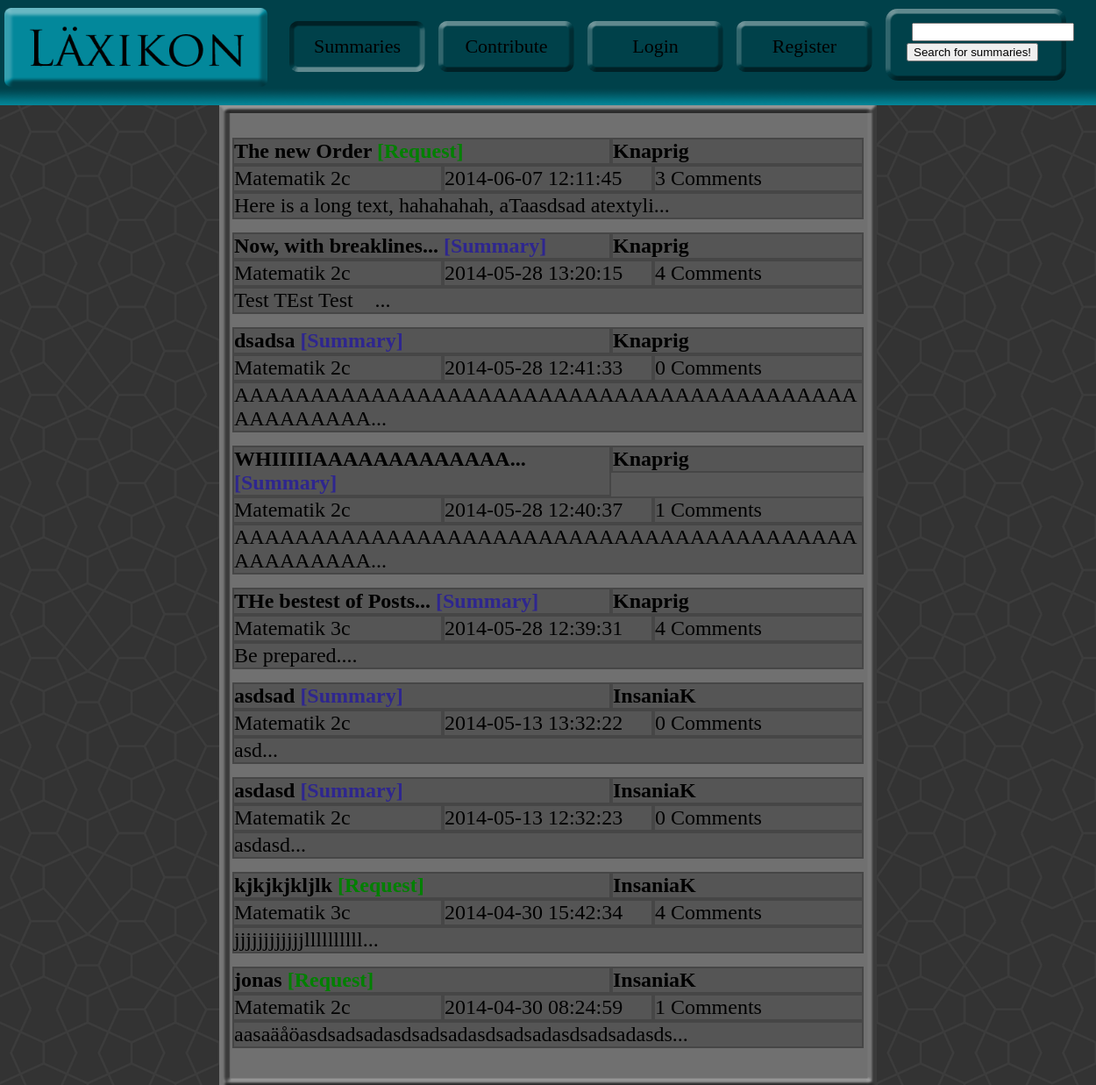
The page /Laxikon/index.php on the database its author committed.
### tables this page shows
CREATE TABLE IF NOT EXISTS `posts` (
  `id` int(12) NOT NULL AUTO_INCREMENT,
  `content` text NOT NULL,
  `authorId` int(12) NOT NULL,
  `dateTime` datetime NOT NULL,
  `courseId` int(12) NOT NULL,
  `request` tinyint(1) NOT NULL,
  `title` varchar(50) NOT NULL,
  PRIMARY KEY (`id`),
  KEY `authorId` (`authorId`),
  KEY `authorId_2` (`authorId`),
  KEY `courseId` (`courseId`)
);

CREATE TABLE IF NOT EXISTS `users` (
  `id` int(12) NOT NULL AUTO_INCREMENT,
  `name` varchar(32) NOT NULL,
  `password` varchar(128) NOT NULL,
  `regDate` date NOT NULL,
  `userLevel` int(2) NOT NULL,
  `salt` varchar(32) NOT NULL,
  `birthDate` date NOT NULL,
  PRIMARY KEY (`id`)
);

CREATE TABLE IF NOT EXISTS `courses` (
  `courseId` int(12) NOT NULL AUTO_INCREMENT,
  `courseName` varchar(32) NOT NULL,
  PRIMARY KEY (`courseId`)
);

### Laxikon/index.php (the view, shortened to what this page needs)
<!DOCTYPE html>
<html>
<head>
	<link rel="stylesheet" type="text/css" href="styles/indexStyle.css">
</head>
<body>
<div id="topBarContainer">
	<a href="index.php"><img id="logotype" src="grafik/logo.png" alt="Logotype" title="Main Menu"></a>
	<nav id="mainNav">
		<ul>
			<a href="index.php"><li class="currentPage" id="summaryButton">Summaries</li></a>
			<a href="submit.php"><li id="contributeButton">Contribute</li></a>
			<a href="login.php"><li id="loginButton">Login</li></a>
			<a href="register.php"><li id="registerButton">Register</li></a>
		</ul>
	</nav>
	<div id="searchBox">
		<form id="searchForm" action="index.php" method="GET">
		<p>
			<input id="searchField" type="text" name="searchField">
			<input id="searchButton" type="submit" value="Search for summaries!">
		</p>
		</form>
	</div>
</div>
<div id="contentRoof"></div>
<div id="mainContainer">
<?php
$host = "localhost";
$dbname = "laxikon";
$username = "gustavgrannsjo";
$password = "";
$dsn = "mysql:host=$host;dbname=$dbname";
$attr = array(PDO::ATTR_DEFAULT_FETCH_MODE => PDO::FETCH_ASSOC);
$PDO = new PDO($dsn, $username, $password, $attr);
if($PDO){
	if ($_SESSION['userLoggedIn']) {
		$prefs = "";
		foreach ($_SESSION['coursePref'] as $row)
		{
			if(empty($prefs))
			{
				$prefs = "courseId=" . $row;
			}
			else
			{
				$prefs = $prefs . " OR " . "courseId=" . $row;
			}
		}
		$postGetter = $PDO->prepare("SELECT * FROM posts WHERE " . $prefs . " ORDER BY dateTime DESC");
	}
	else
	{
		$postGetter = $PDO->prepare("SELECT * FROM posts ORDER BY dateTime DESC");
	}
	$postGetter->execute();
	while ($row = $postGetter->fetch())
	{
		$courseGetter = $PDO->prepare("SELECT courseName FROM courses WHERE courseId = " . $row['courseId']);
		$commentGetter = $PDO->prepare("SELECT COUNT(*) AS count FROM comments WHERE postId =  " . $row['id']);
		$authorGetter = $PDO->prepare("SELECT name as authorName FROM users WHERE id = :authorId");
		$authorGetter->bindParam(":authorId", $row['authorId']);
		$courseGetter->execute();
		$courseName = $courseGetter->fetch();
		$subSum = substr($row['content'], 0, 50) . "...";
		$authorGetter->execute();
		$authorName = $authorGetter->fetch();
		if (strlen($row['title']) > 20) {
			$subTitle = substr($row['title'], 0, 20) . "...";
		}
		else
		{
			$subTitle = substr($row['title'], 0, 20);
		}
		$commentGetter->execute();
		$commentCount = $commentGetter->fetch();
		if ($row['request'] == 1) {
			$postType = "request";
			$requestText = "[Request]";
		}
		else
		{
			$postType = "summary";
			$requestText = "[Summary]";
		}
		echo "
		<div class=\"post\">
			<h2><a class=\"underLined\" href=\"summary.php?postId={$row['id']}\">{$subTitle} <span class=\"{$postType}\">{$requestText}</span></a></h2><h3><a class=\"underLined\" href=\"profile.php?userId={$row['authorId']}\">{$authorName['authorName']}</a></h3><div class=\"clear\"></div><p><a href=\"summary.php?postId={$row['id']}\">{$courseName['courseName']}</a></p><p><a href=\"summary.php?postId={$row['id']}\">{$row['dateTime']}</a></p><p><a href=\"summary.php?postId={$row['id']}\">{$commentCount['count']} Comments</a></p><p><a href=\"summary.php?postId={$row['id']}\">{$subSum}</a></p>
		</div>";
	}
}
?>
</div>
<div id="contentFooter"></div>
</body>
</html>

### Laxikon/styles/indexStyle.css (style rules this page uses)
body { height: 100%; background-image: url(../grafik/background.png); padding: 0px; margin: 0px; }
a { color: black; text-decoration: none; }
#topBarContainer { background-image: url(../grafik/topBar2.png); background-repeat: repeat-x; margin: 0px; padding: 0px; height: 120px; min-width: 1240px; }
#logotype { display: inline-block; width: 300px; margin-top: 9px; position: absolute; left: 5px; }
#mainNav { display: inline-block; margin: 0px; margin-top: 10px; vertical-align: top; position: absolute; }
#mainNav ul { display: inline-block; list-style: none; padding: 0px; margin: 0px; }
#mainNav li { display: inline-block; position: absolute; background-image: url(../grafik/menuButton.png); width: 155px; height: 42px; text-align: center; padding-top: 16px; margin: 0px; font-size: 22px; }
.currentPage { background-image: url(../grafik/menuButtonActive.png) !important; }
#summaryButton { left: 330px; }
#contributeButton { left: 500px; }
#loginButton { left: 670px; }
#registerButton { left: 840px; }
#searchBox { position: absolute; left: 1010px; background-image: url(../grafik/searchBackground.png); width: 206px; height: 82px; margin-top: 10px; }
#searchField { margin-left: 30px; }
#searchButton { margin-left: 24px; margin-top: 2px; }
#contentRoof { background-image: url(../grafik/contentTop.png); background-size: 100%; background-repeat: no-repeat; width: 60%; position: relative; margin: auto; height: 9px; }
#mainContainer { width: 60%; position: relative; margin: auto; word-wrap: break-word; background-image: url(../grafik/contentMiddle.png); background-size: 100%; padding: 1% 0px; }
#contentFooter { background-image: url(../grafik/contentBottom.png); background-repeat: no-repeat; background-position: bottom; width: 60%; position: relative; margin: auto; background-size: 100%; height: 15px; }
.post { background-color: #585858; margin: 2% 2%; }
.post h2 { display: inline-block; box-sizing:border-box; -moz-box-sizing:border-box; -webkit-box-sizing:border-box; border: 2px solid #464646; border: 2px solid #464646; background-color: #555555; width: 60%; margin: 0px; font-size: 24px; float: left; }
.post h3 { box-sizing:border-box; -moz-box-sizing:border-box; -webkit-box-sizing:border-box; border: 2px solid #464646; display: inline-block; margin:0px; margin-right: -1%; border: 2px solid #464646; background-color: #555555; font-size: 24px; width: 40%; }
.post p { box-sizing:border-box; -moz-box-sizing:border-box; -webkit-box-sizing:border-box; border: 2px solid #464646; display: inline-block; margin: 0px; width: 33.33%; border: 2px solid #464646; background-color: #555555; font-size: 24px; word-wrap: break-word; }
.post p:last-of-type { display: block; width: 100%; }
.request { color: green; }
.summary { color: #2e268f; }

### rows shown on the page
posts: title "The new Order", authorId.name "Knaprig", courseId.courseName "Matematik 2c", dateTime "2014-06-07 12:11:45", count "3", content "Here is a long text, hahahahah, aTaasdsad atextyli..."
posts: title "Now, with breaklines...", request "[Summary]", authorId.name "Knaprig", courseId.courseName "Matematik 2c", dateTime "2014-05-28 13:20:15", count "4", content "Test TEst Test \u0001..."
posts: title "dsadsa", request "[Summary]", authorId.name "Knaprig", courseId.courseName "Matematik 2c", dateTime "2014-05-28 12:41:33", count "0", content "AAAAAAAAAAAAAAAAAAAAAAAAAAAAAAAAAAAAAAAAAAAAAAAAAA..."
posts: title "WHIIIIIAAAAAAAAAAAAA...", request "[Summary]", authorId.name "Knaprig", courseId.courseName "Matematik 2c", dateTime "2014-05-28 12:40:37", count "1", content "AAAAAAAAAAAAAAAAAAAAAAAAAAAAAAAAAAAAAAAAAAAAAAAAAA..."
posts: title "THe bestest of Posts...", request "[Summary]", authorId.name "Knaprig", courseId.courseName "Matematik 3c", dateTime "2014-05-28 12:39:31", count "4", content "Be prepared...."
posts: title "asdsad", request "[Summary]", authorId.name "InsaniaK", courseId.courseName "Matematik 2c", dateTime "2014-05-13 13:32:22", count "0", content "asd..."
posts: title "asdasd", request "[Summary]", authorId.name "InsaniaK", courseId.courseName "Matematik 2c", dateTime "2014-05-13 12:32:23", count "0", content "asdasd..."
posts: title "kjkjkjkljlk", authorId.name "InsaniaK", courseId.courseName "Matematik 3c", dateTime "2014-04-30 15:42:34", count "4", content "jjjjjjjjjjjjllllllllll..."
posts: title "jonas", authorId.name "InsaniaK", courseId.courseName "Matematik 2c", dateTime "2014-04-30 08:24:59", count "1", content "aasaäåöasdsadsadasdsadsadasdsadsadasdsadsadasds..."
